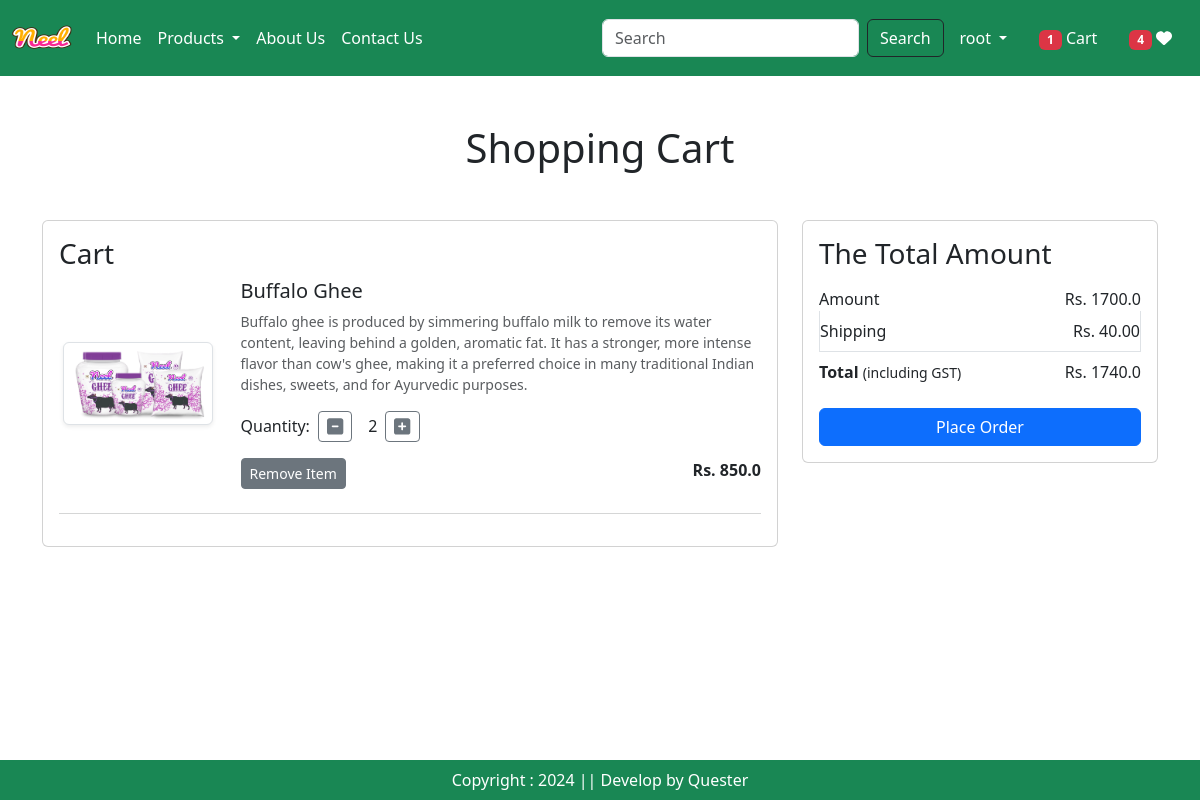
The app's page /cart/ (signed in), older data.
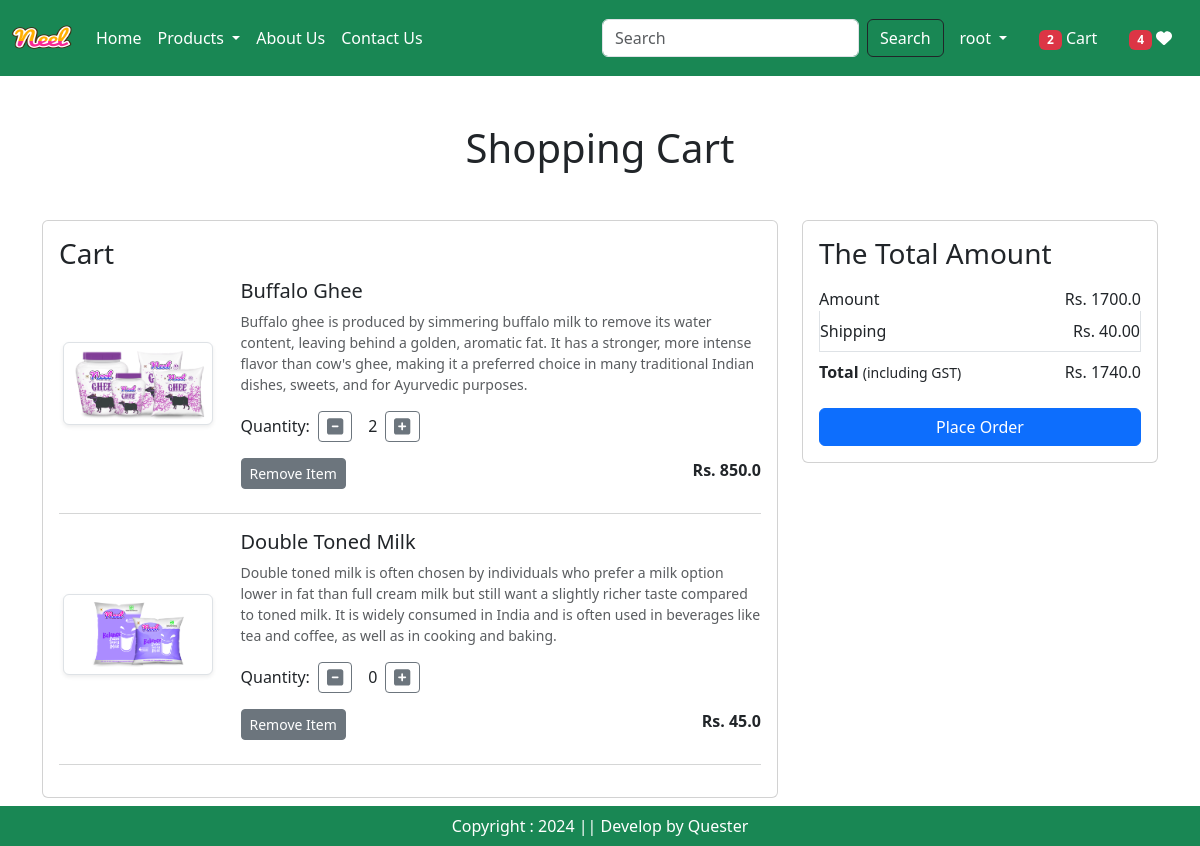
The same page, newer data.
### app/models.py (models this page shows, shortened)
class Cart(models.Model):
  user = models.ForeignKey(User, on_delete=models.CASCADE)
  product = models.ForeignKey(Product, on_delete=models.CASCADE)
  quantity = models.PositiveIntegerField(default=1)

class Product(models.Model):
  title = models.CharField(max_length=100)
  selling_price = models.FloatField()
  discounted_price = models.FloatField()
  description = models.TextField()
  composition = models.TextField(default='')
  prodapp = models.TextField(default='')
  category = models.CharField(choices=CATEGORY_CHOICES, max_length=2)
  product_image = models.ImageField(upload_to='product')

### app/views.py (the view)
# urls.py: path('cart/', views.show_cart, name='showCart'),
@login_required
def show_cart(request):
  user = request.user
  cart = Cart.objects.filter(user=user)
  amount = 0
  for p in cart:
    value = p.quantity * p.product.discounted_price
    amount = amount + value
  totalamount = amount + 40
  totalitem = 0
  wishlist = 0
  if request.user.is_authenticated:
    totalitem = len(Cart.objects.filter(user=request.user))
    wishlist = len(Wishlist.objects.filter(user=request.user))
  return render(request, 'app/addToCart.html',locals())

### app/templates/app/addToCart.html (shortened to what this page needs)
{% extends "app/base.html" %}
{% load static %}
{% block main-content %}
<div class="container my-5">
  <div class="row">
      {% if cart %}
          <h1 class="text-center mb-5">Shopping Cart</h1>
          <div class="col-md-8">
              <div class="card">
                  <div class="card-body">
                      <h3>Cart</h3>
                      {% for item in cart %}
                      <div class="row mb-4">
                          <div class="col-sm-3 text-center align-self-center">
                              <img src="{{ item.product.product_image.url }}" alt="productImage" class="img-fluid img-thumbnail shadow-sm" height="150" width="150" />
                          </div>
                          <div class="col-sm-9">
                              <h5>{{ item.product.title }}</h5>
                              <p class="mb-2 text-muted small">{{ item.product.description }}</p>
                              <div class="d-flex align-items-center my-3">
                                  <label for="quantity" class="me-2">Quantity:</label>
                                  <a class="minus-cart btn btn-sm btn-outline-secondary me-2" pid="{{ item.product.id }}">
                                      <i class="fas fa-minus-square fa-lg"></i>
                                  </a>
                                  <span id="quantity" class="mx-2">{{ item.quantity }}</span>
                                  <a class="plus-cart btn btn-sm btn-outline-secondary" pid="{{ item.product.id }}">
                                      <i class="fas fa-plus-square fa-lg"></i>
                                  </a>
                              </div>
                              <div class="d-flex justify-content-between">
                                  <a href="#" class="remove-cart btn btn-sm btn-secondary mr-3" pid="{{ item.product.id }}">Remove Item</a>
                                  <p class="mb-0"><strong>Rs. {{ item.product.discounted_price }}</strong></p>
                              </div>
                          </div>
                      </div>
                      <hr class="text-muted">
                      {% endfor %}
                  </div>
              </div>
          </div>
          <div class="col-md-4">
              <div class="card">
                  <div class="card-body">
                      <h3>The Total Amount</h3>
                      <ul class="list-group">
                          <li class="list-group-item d-flex justify-content-between align-items-center border-0 px-0 pb-0">
                              Amount <span id="amount">Rs. {{ amount }}</span>
                          </li>
                          <li class="list-group-item d-flex justify-content-between align-items-center px-0">
                              Shipping <span>Rs. 40.00</span>
                          </li>
                          <li class="list-group-item d-flex justify-content-between align-items-center border-0 px-0 mb-3">
                              <div>
                                  <strong>Total</strong> <small>(including GST)</small>
                              </div>
                              <span id="totalamount">Rs. {{ totalamount }}</span>
                          </li>
                      </ul>
                      <div class="d-grid">
                          <a href="{% url 'checkout' %}" class="btn btn-primary">Place Order</a>
                      </div>
                  </div>
              </div>
          </div>
      {% else %}
          <h1 class="text-center mb-5">Cart is Empty</h1>
      {% endif %}
  </div>
</div>
{% endblock main-content %}

### app/templates/app/base.html (shortened to what this page needs)
<!DOCTYPE html>
{% load static %}
<html lang="en">
<head>
    <link
        href="https://cdn.jsdelivr.net/npm/bootstrap@5.3.3/dist/css/bootstrap.min.css"
        rel="stylesheet"
    />
    <link rel="stylesheet" href="{% static 'app/css/owl.carousel.min.css' %}" />
    <link rel="stylesheet" href="{% static 'app/css/all.min.css' %}" />
    <link rel="stylesheet" href="{% static 'app/css/style.css' %}" />
</head>
<body>
    <nav class="navbar navbar-expand-lg navbar-dark bg-success">
        <div class="container-fluid">
            <a class="navbar-brand" href="#">
              <img src="{%static "app/images/neel.png"%}" width="60" height="50" />
            </a>
            <div class="collapse navbar-collapse" id="navbarSupportedContent">
                <ul class="navbar-nav me-auto mb-2 mb-lg-0">
                    {% if request.user.is_authenticated %}
                    <li class="nav-item">
                        <a class="nav-link active" aria-current="page" href="/">Home</a>
                    </li>
                    <li class="nav-item dropdown">
                      <a class="nav-link dropdown-toggle text-white" href="#" role="button" data-bs-toggle="dropdown" aria-expanded="false">
                          Products
                      </a>
                  </li>
                    <li class="nav-item">
                        <a class="nav-link text-white" href="{% url "about" %}">About Us</a>
                    </li>
                    <li class="nav-item">
                        <a class="nav-link text-white" href="{% url "contact" %}">Contact Us</a>
                    </li>
                </ul>
                <form class="d-flex" role="search" action="/search">
                    <input class="form-control me-2" type="search" placeholder="Search" name="search" aria-label="Search">
                    <button class="btn btn-outline-dark text-white" type="submit">Search</button>
                </form>
            </div>
            <ul class="navbar-nav me-auto mb-2 mb-lg-0">
              <li class="nav-item dropdown mx-2">
                <a class="nav-link dropdown-toggle text-white" href="#" role="button" id="profileDropdown" data-bs-toggle="dropdown" aria-expanded="false">
                    {{request.user.username}}
                </a>
            </li>
            <li class="nav-item mx-2">
              <a href="{% url "showCart" %}" class="nav-link text-white">       <span class="badge bg-danger">
                {% if totalitem > 0 %}
                    {{totalitem}}
                {% endif %}
              </span>
            Cart
            </a>
            </li>
            <li class="nav-item mx-2">
              <a href="{% url "showwishlist" %}" class="nav-link text-white">
                <span class="badge bg-danger">
                    {% if wishlist > 0 %}
                        {{wishlist}}
                    {% endif %}
                  </span>
                  <i class="fa fa-heart"></i>
              </a>
            </li>
            {% endif %}
            </ul>
        </div>
    </nav>
    {% block main-content %}{% endblock main-content %}
    <footer class="container-fluid bg-success text-center text-white fixed-bottom p-2 mt-5">
        Copyright : 2024 || Develop by Quester
    </footer>
</body>
</html>

Row changes from the older to the newer data that the page shows:
added Cart: product.product_image (picture), product "Double Toned Milk", product.description "Double toned milk is often chosen by individuals who prefer a milk option lower in fat than full cream milk but still want a slightly richer taste compared to toned milk. It is widely consumed in India and is often used in beverages like tea and coffee, as well as in cooking and baking.", quantity "0", product.discounted_price "45.0"
Text that changed along with them:
{{ totalitem }}: "1" → "2"
